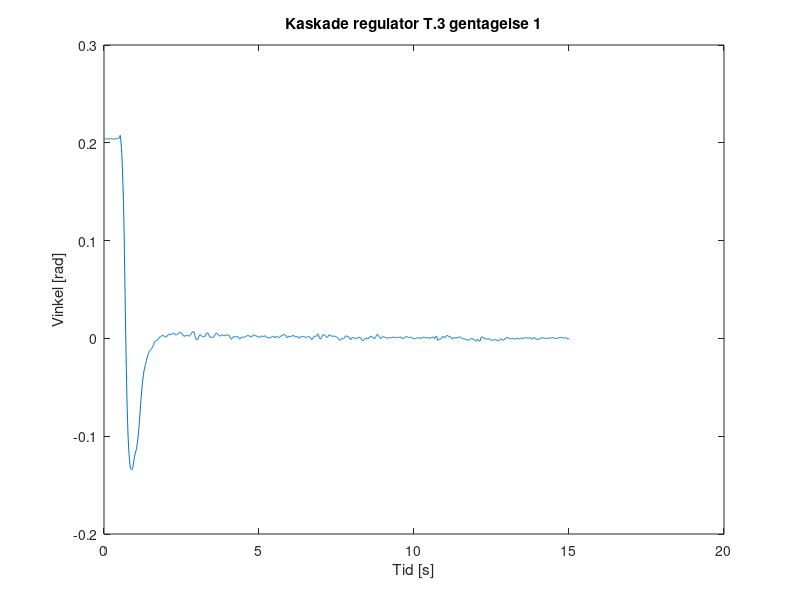

Write MATLAB code to recreate this figure. (Note: this script raises an error after producing the figure.)
clc
clear all
close all

load('dataKaskade.mat');

realdata=[dataKaskade(1:22551)];

n=1500;
for i = 1:n
    tid(i) = 0.01 * i;
end


data(:,1)=realdata(151:1650);
data(:,2)=realdata(2101:3600);
data(:,3)=realdata(4151:5650);
data(:,4)=realdata(6151:7650);
data(:,5)=realdata(8201:9700);
data(:,6)=realdata(10451:11950);
data(:,7)=realdata(12601:14100);
data(:,8)=realdata(14681:16180);
data(:,9)=realdata(16701:18200);
data(:,10)=realdata(18701:20200);

for i = 1:10
    dataFilt(1,i) = data(1,i);
    dataFilt(2,i) = (data(1,i) + data(2,i))/2;
end

for i = 1:10
    for ii=1:1498
        dataFilt(ii+2,i)=(data(ii,i)+data(ii+1,i)+data(ii+2,i))/3;
    end
end


temp = zeros(10);

for i=1:10
    for ii=1001:1500
        temp(i) = temp(i) + dataFilt(ii,i);
    end
end


offset = temp/500;

for i=1:10
    figure(i);
    plot(tid,dataFilt(:,i)-offset(i));
    a=sprintf('Kaskade regulator T.3 gentagelse %d',i);
    title(a)
    ylabel("Vinkel [rad]");
    xlabel("Tid [s]");
    yline(0.0175);
    yline(-0.0175);
end



%plot(data);

